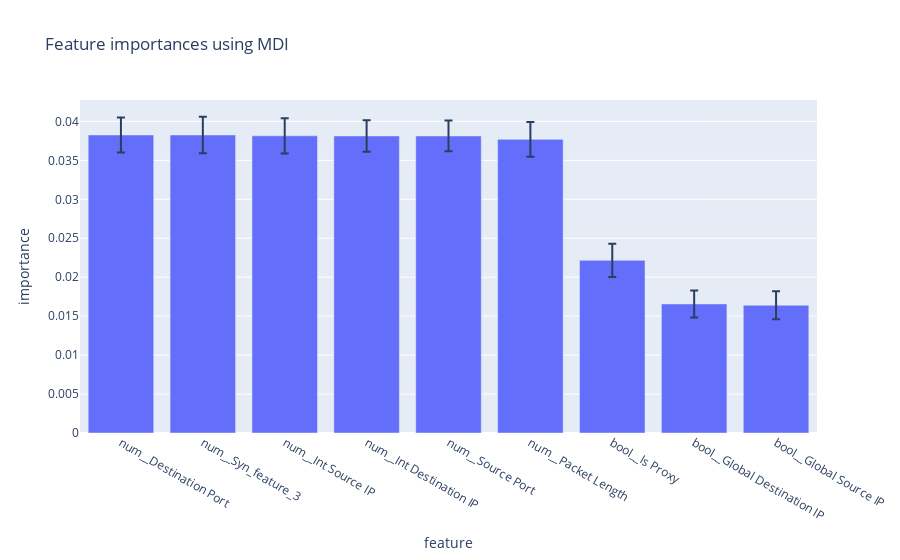

Source (notebook cell):
### Code cell
x_train_transformed = mer_model.named_steps["preprocessor"].fit_transform(X_train, y_train)
importances = mer_model.named_steps['classifier'].feature_importances_
std = np.std([tree.feature_importances_ for tree in mer_model.named_steps['classifier'].estimators_], axis=0)
feature_names = [f"{x}" for x in mer_model.named_steps["preprocessor"].get_feature_names_out()]
forest_importances = pd.DataFrame({"feature": feature_names, "importance": importances, "std": std}).sort_values("importance", ascending=False)
fig = px.bar(forest_importances[forest_importances["importance"] > 0.01],x="feature",y="importance", error_y="std", title="Feature importances using MDI")
fig.show()

### Figure 1 — Plotly figure (JSON) as saved in the notebook; plotly's stock layout.template omitted (floating-point values rounded to 4 significant figures)
{"data": [{"error_y": {"array": [0.002236, 0.002352, 0.002267, 0.002023, 0.001974, 0.002223, 0.002127, 0.001738, 0.00179]}, "hovertemplate": "feature=%{x}<br>importance=%{y}<extra></extra>", "legendgroup": "", "marker": {"color": "#636efa", "pattern": {"shape": ""}}, "name": "", "orientation": "v", "showlegend": false, "textposition": "auto", "type": "bar", "x": ["num__Destination Port", "num__Syn_feature_3", "num__Int Source IP", "num__Int Destination IP", "num__Source Port", "num__Packet Length", "bool__Is Proxy", "bool__Global Destination IP", "bool__Global Source IP"], "xaxis": "x", "y": [0.03826, 0.03826, 0.03815, 0.03814, 0.03813, 0.0377, 0.02217, 0.01657, 0.0164], "yaxis": "y"}], "layout": {"barmode": "relative", "legend": {"tracegroupgap": 0}, "title": {"text": "Feature importances using MDI"}, "xaxis": {"anchor": "y", "domain": [0, 1], "title": {"text": "feature"}}, "yaxis": {"anchor": "x", "domain": [0, 1], "title": {"text": "importance"}}}}
